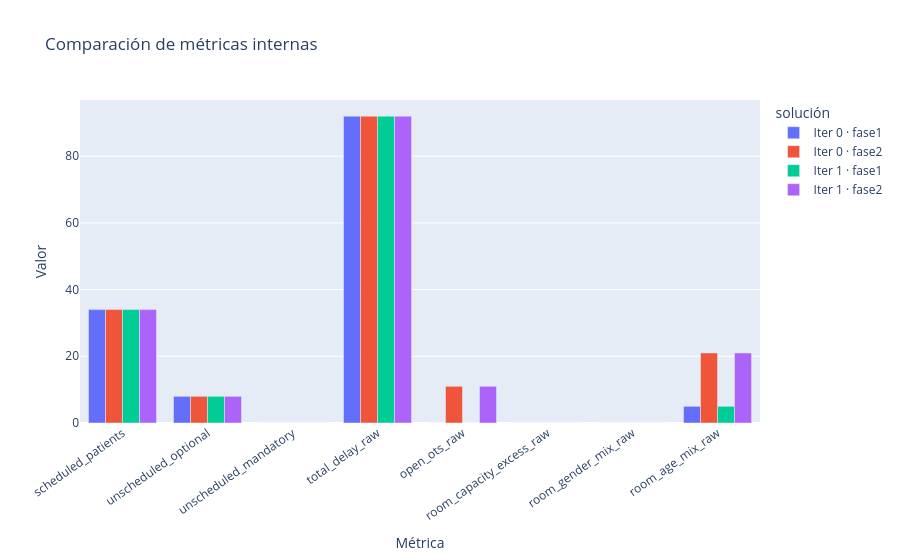

The notebook cell saved with this chart:
### Code cell
# Métricas internas fase 1 / fase 2.

if not df_metricas.empty:
    display(df_metricas.sort_values(["iteración", "fase"]))

    cols = ["scheduled_patients", "unscheduled_optional", "unscheduled_mandatory", "total_delay_raw", "open_ots_raw", "room_capacity_excess_raw", "room_gender_mix_raw", "room_age_mix_raw"]
    cols = [c for c in cols if c in df_metricas.columns]

    df_melt = df_metricas.melt(id_vars=["iteración", "fase"], value_vars=cols, var_name="métrica", value_name="valor")
    df_melt["solución"] = "Iter " + df_melt["iteración"].astype(str) + " · " + df_melt["fase"]

    fig = px.bar(df_melt, x="métrica", y="valor", color="solución", barmode="group", title="Comparación de métricas internas", labels={"métrica": "Métrica", "valor": "Valor"})
    fig.update_layout(xaxis_tickangle=-35)
    fig.show()
else:
    print("No hay métricas internas.")

### Figure 1 — Plotly figure (JSON) as saved in the notebook; plotly's stock layout.template omitted (floating-point values rounded to 4 significant figures)
{"data": [{"alignmentgroup": "True", "hovertemplate": "solución=Iter 0 · fase1<br>Métrica=%{x}<br>Valor=%{y}<extra></extra>", "legendgroup": "Iter 0 · fase1", "marker": {"color": "#636efa", "pattern": {"shape": ""}}, "name": "Iter 0 · fase1", "offsetgroup": "Iter 0 · fase1", "orientation": "v", "showlegend": true, "textposition": "auto", "type": "bar", "x": ["scheduled_patients", "unscheduled_optional", "unscheduled_mandatory", "total_delay_raw", "open_ots_raw", "room_capacity_excess_raw", "room_gender_mix_raw", "room_age_mix_raw"], "xaxis": "x", "y": [34, 8, 0, 92, 0, 0, 0, 5], "yaxis": "y"}, {"alignmentgroup": "True", "hovertemplate": "solución=Iter 0 · fase2<br>Métrica=%{x}<br>Valor=%{y}<extra></extra>", "legendgroup": "Iter 0 · fase2", "marker": {"color": "#EF553B", "pattern": {"shape": ""}}, "name": "Iter 0 · fase2", "offsetgroup": "Iter 0 · fase2", "orientation": "v", "showlegend": true, "textposition": "auto", "type": "bar", "x": ["scheduled_patients", "unscheduled_optional", "unscheduled_mandatory", "total_delay_raw", "open_ots_raw", "room_capacity_excess_raw", "room_gender_mix_raw", "room_age_mix_raw"], "xaxis": "x", "y": [34, 8, 0, 92, 11, 0, 0, 21], "yaxis": "y"}, {"alignmentgroup": "True", "hovertemplate": "solución=Iter 1 · fase1<br>Métrica=%{x}<br>Valor=%{y}<extra></extra>", "legendgroup": "Iter 1 · fase1", "marker": {"color": "#00cc96", "pattern": {"shape": ""}}, "name": "Iter 1 · fase1", "offsetgroup": "Iter 1 · fase1", "orientation": "v", "showlegend": true, "textposition": "auto", "type": "bar", "x": ["scheduled_patients", "unscheduled_optional", "unscheduled_mandatory", "total_delay_raw", "open_ots_raw", "room_capacity_excess_raw", "room_gender_mix_raw", "room_age_mix_raw"], "xaxis": "x", "y": [34, 8, 0, 92, 0, 0, 0, 5], "yaxis": "y"}, {"alignmentgroup": "True", "hovertemplate": "solución=Iter 1 · fase2<br>Métrica=%{x}<br>Valor=%{y}<extra></extra>", "legendgroup": "Iter 1 · fase2", "marker": {"color": "#ab63fa", "pattern": {"shape": ""}}, "name": "Iter 1 · fase2", "offsetgroup": "Iter 1 · fase2", "orientation": "v", "showlegend": true, "textposition": "auto", "type": "bar", "x": ["scheduled_patients", "unscheduled_optional", "unscheduled_mandatory", "total_delay_raw", "open_ots_raw", "room_capacity_excess_raw", "room_gender_mix_raw", "room_age_mix_raw"], "xaxis": "x", "y": [34, 8, 0, 92, 11, 0, 0, 21], "yaxis": "y"}], "layout": {"barmode": "group", "legend": {"title": {"text": "solución"}, "tracegroupgap": 0}, "title": {"text": "Comparación de métricas internas"}, "xaxis": {"anchor": "y", "domain": [0, 1], "tickangle": -35, "title": {"text": "Métrica"}}, "yaxis": {"anchor": "x", "domain": [0, 1], "title": {"text": "Valor"}}}}
